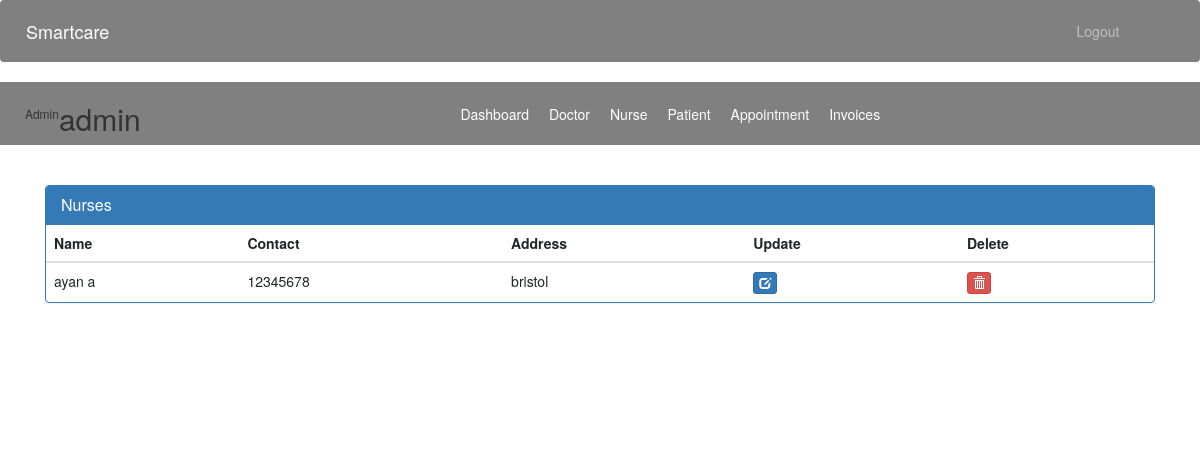
The page /admin-view-nurse (signed in) on the database its author committed.
### accounts/models.py (models this page shows, shortened)
class Nurse(models.Model):
    user=models.OneToOneField(User,on_delete=models.CASCADE)
    address = models.CharField(max_length=40)
    mobile = models.CharField(max_length=20,null=True)
    department= models.CharField(max_length=50,choices=departments,default='')
    status=models.BooleanField(default=False)
    @property
    def get_name(self):
        return self.user.first_name+" "+self.user.last_name

### accounts/views.py (the view)
# urls.py: path('admin-view-nurse', views.admin_view_nurse_view, name='admin-view-nurse'),
@login_required(login_url='adminlogin')
@user_passes_test(is_admin)
def admin_view_nurse_view(request):
    nurses=models.Nurse.objects.all().filter(status=True)
    return render(request,'smartcare/admin_view_nurse.html',{'nurses':nurses})

### accounts/views.py (called while the page is built)
def is_admin(user):
    return user.groups.filter(name='ADMIN').exists()

### templates/smartcare/admin_view_nurse.html (shortened to what this page needs)
{% extends 'smartcare/admin_base.html' %}
{% block content %}
{%load static%}
<head>
  <link href="//netdna.bootstrapcdn.com/bootstrap/3.0.0/css/bootstrap.min.css" rel="stylesheet" id="bootstrap-css">
</head>
<div class="container">
  <div class="panel panel-primary">
    <div class="panel-heading">
      <h6 class="panel-title">Nurses</h6>
    </div>
    <table class="table table-hover" id="dev-table">
      <thead>
        <tr>
          <th>Name</th>
          <th>Contact</th>
          <th>Address</th>
          <th>Update</th>
          <th>Delete</th>
        </tr>
      </thead>
      {% for n in nurses %}
      <tr>
        <td> {{n.get_name}}</td>
        <td>{{n.mobile}}</td>
        <td>{{n.address}}</td>
        <td><a class="btn btn-primary btn-xs" href="{% url 'update-nurse' n.id  %}"><span class="glyphicon glyphicon-edit"></span></a></td>
        <td><a class="btn btn-danger btn-xs" href="{% url 'delete-nurse-from-hospital' n.id  %}"><span class="glyphicon glyphicon-trash"></span></a></td>
      </tr>
      {% endfor %}
    </table>
  </div>
</div>
{% endblock content %}

### templates/smartcare/admin_base.html (shortened to what this page needs)
<!DOCTYPE html>
{% load static %}
<html lang="en">
  <head>
    <link
      rel="stylesheet"
      href="https://stackpath.bootstrapcdn.com/bootstrap/4.3.1/css/bootstrap.min.css"
    />
    <link
      rel="stylesheet"
      href="https://maxcdn.bootstrapcdn.com/font-awesome/4.7.0/css/font-awesome.min.css"
    />
    <link rel="stylesheet" href="{% static '/styles.css' %}" />
  </head>
  <body>
    <main>
      <div class="bs-example">
        <nav
          class="navbar navbar-expand-md navbar-dark fixed-top"
          style="background: Grey"
        >
          <a href="/admin-dashboard" class="navbar-brand">Smartcare</a>
          <div
            class="collapse navbar-collapse justify-content-between"
            id="navbarCollapse"
          >
            <div class="navbar-nav" style="margin-left: 90%">
              <a href="/logout" class="nav-item nav-link">Logout</a>
            </div>
          </div>
        </nav>
      </div>
      <nav class="menu" tabindex="0">
        <header class="avatar">
          <br /><br />
          <h6>Admin</h6>
          <h2>{{request.user.first_name}}</h2>
        </header>
        <ul>
          <li tabindex="0" class="icon-dashboard">
            <a
              style="color: white; text-decoration: none"
              href="/admin-dashboard"
              ><span>Dashboard</span></a
            >
          </li>
          <li tabindex="0" class="icon-customers">
            <a style="color: white; text-decoration: none" href="/admin-doctor"
              ><span>Doctor</span></a
            >
          </li>
          <li tabindex="0" class="icon-customers">
            <a style="color: white; text-decoration: none" href="/admin-nurse"
              ><span>Nurse</span></a
            >
          </li>
          <li tabindex="0" class="icon-users">
            <a style="color: white; text-decoration: none" href="/admin-patient"
              ><span>Patient</span></a
            >
          </li>
          <li tabindex="0" class="icon-calendar">
            <a
              style="color: white; text-decoration: none"
              href="/admin-appointment"
              ><span>Appointment</span></a
            >
          </li>
          <li tabindex="0" class="icon-users">
            <a style="color: white; text-decoration: none" href="/admin-invoice"
              ><span>Invoices</span></a
            >
          </li>
        </ul>
      </nav>
      <br /><br />
      {% block content %} {% endblock content %}
      <br /><br /><br /><br />
      <footer>
        <br />
        <div class="container">
          <div class="row">
            <div class="col-md-12 col-sm-12">
            </div>
          </div>
        </div>
      </footer>
    </main>
  </body>
</html>

### templates/smartcare/admin_base.html (style rules this page uses)
.navbar { position: relative; }
.menu { top: 100%; left: 0; background: grey; outline: none; display: flex; flex-direction: row; }
.menu ul { list-style: none; padding: 0; margin: auto; display: flex; align-items: center; }
.menu ul li { padding: 10px; }
.menu ul li a { color: white; text-decoration: none; }
.avatar { margin: 0px 0px 0px 25px; display: flex; align-items: center; }

### rows shown on the page
Nurse: get_name "ayan a", mobile "12345678", address "bristol"

### other values the page prints
{{ request.user.first_name }} "admin"
